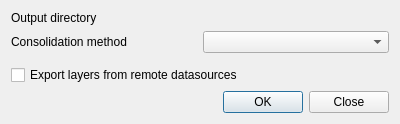
<?xml version="1.0" encoding="UTF-8"?>
<ui version="4.0">
 <class>QConsolidateDialog</class>
 <widget class="QDialog" name="QConsolidateDialog">
  <property name="geometry">
   <rect>
    <x>0</x>
    <y>0</y>
    <width>400</width>
    <height>120</height>
   </rect>
  </property>
  <property name="windowTitle">
   <string>QConsolidate</string>
  </property>
  <layout class="QGridLayout" name="gridLayout">
   <item row="0" column="1">
    <widget class="QgsFileWidget" name="fwOutputDirectory" native="true"/>
   </item>
   <item row="5" column="0" colspan="2">
    <widget class="QDialogButtonBox" name="buttonBox">
     <property name="orientation">
      <enum>Qt::Horizontal</enum>
     </property>
     <property name="standardButtons">
      <set>QDialogButtonBox::Close|QDialogButtonBox::Ok</set>
     </property>
    </widget>
   </item>
   <item row="1" column="1">
    <widget class="QComboBox" name="cmbWriter"/>
   </item>
   <item row="1" column="0">
    <widget class="QLabel" name="label_2">
     <property name="text">
      <string>Consolidation method</string>
     </property>
    </widget>
   </item>
   <item row="0" column="0">
    <widget class="QLabel" name="label">
     <property name="text">
      <string>Output directory</string>
     </property>
    </widget>
   </item>
   <item row="3" column="0" colspan="2">
    <widget class="QCheckBox" name="chkExportRemote">
     <property name="text">
      <string>Export layers from remote datasources</string>
     </property>
    </widget>
   </item>
   <item row="2" column="0" colspan="2">
    <widget class="QStackedWidget" name="stackedWidget"/>
   </item>
  </layout>
 </widget>
 <customwidgets>
  <customwidget>
   <class>QgsFileWidget</class>
   <extends>QWidget</extends>
   <header location="global">qgis.gui</header>
   <container>1</container>
  </customwidget>
 </customwidgets>
 <resources/>
 <connections>
  <connection>
   <sender>buttonBox</sender>
   <signal>accepted()</signal>
   <receiver>QConsolidateDialog</receiver>
   <slot>accept()</slot>
   <hints>
    <hint type="sourcelabel">
     <x>248</x>
     <y>254</y>
    </hint>
    <hint type="destinationlabel">
     <x>157</x>
     <y>274</y>
    </hint>
   </hints>
  </connection>
  <connection>
   <sender>buttonBox</sender>
   <signal>rejected()</signal>
   <receiver>QConsolidateDialog</receiver>
   <slot>reject()</slot>
   <hints>
    <hint type="sourcelabel">
     <x>316</x>
     <y>260</y>
    </hint>
    <hint type="destinationlabel">
     <x>286</x>
     <y>274</y>
    </hint>
   </hints>
  </connection>
 </connections>
</ui>
